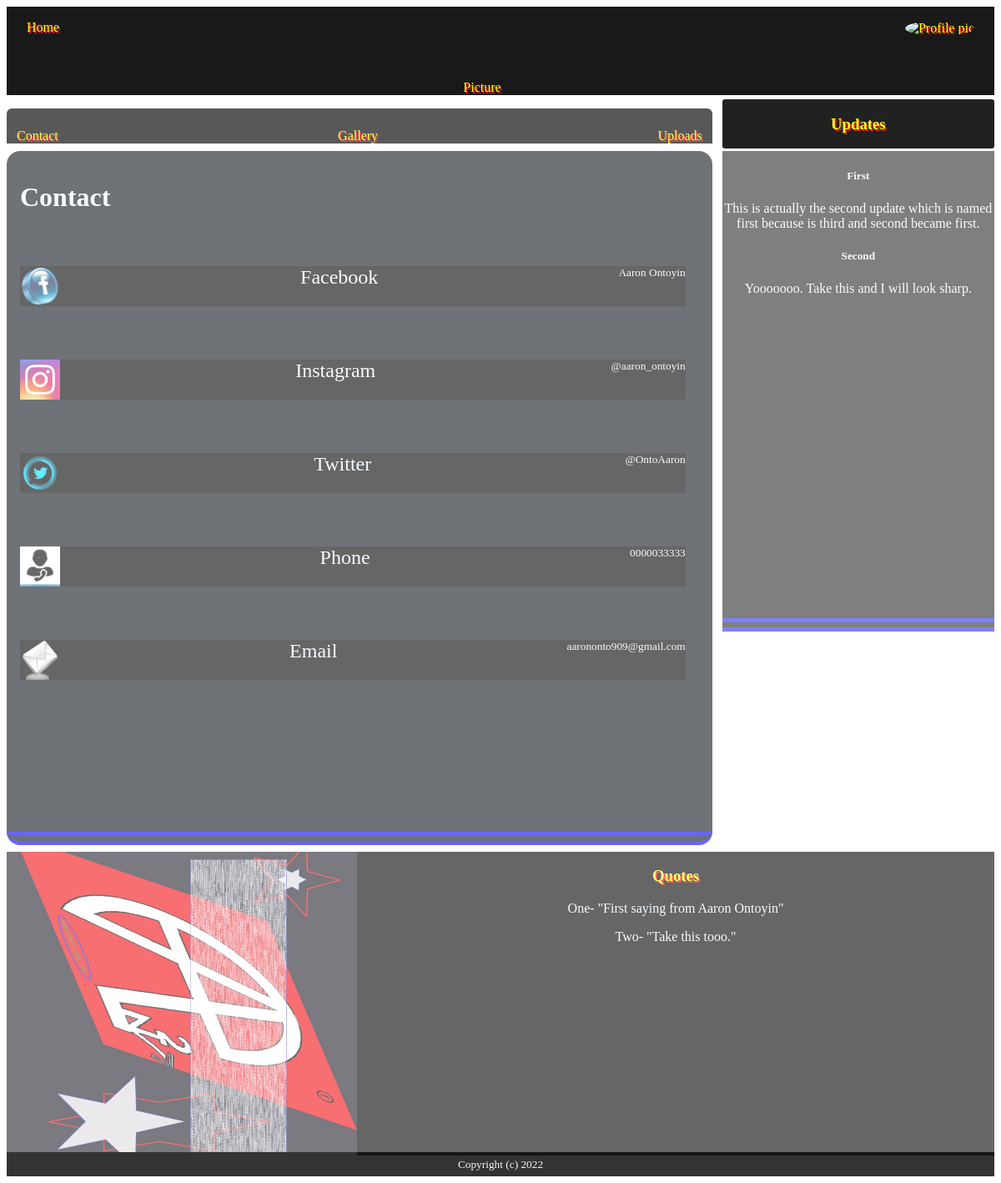
Page /contact/ on the committed database.
### base/models.py (models this page shows, shortened)
class Contact(models.Model):
    name = models.CharField(max_length=200)
    avatar = models.ImageField()
    source = models.URLField(blank=True)
    source_email = models.EmailField(blank=True)
    handle = models.CharField(max_length=200, blank=True)

class Update(models.Model):
    topic = models.CharField(max_length=200)
    information = models.TextField()

class Saying(models.Model):
    title = models.CharField(max_length=200)
    content = models.TextField()

### base/views.py (the view)
# urls.py: path('contact/', views.contact, name='contact'),
def contact(request):
    contacts = Contact.objects.all()
    context = {'contacts': contacts, 'saying': saying, 'updates': updates}
    return render(request, 'base/contact.html', context)

### base/templates/base/contact.html
{% extends 'main.html' %}
{% block content %}
<h1>Contact</h1>
{% for contact in contacts %}
<div class="contact">
    {% if contact.source %}
        <a href="{{ contact.source }}" target="_blank" class="contactInfo">
            <img src="{{ contact.avatar.url }}" alt="{{contact.name}} avatar">
            <span class="contactName">{{ contact.name }}</span>
            <small>{{ contact.handle }}</small>
        </a>
    {% elif contact.source_email %}
        <a href="mailto:{{ contact.source_email }}" target="_blank" class="contactInfo">
            <img src="{{ contact.avatar.url }}" alt="{{contact.name}} avatar">
            <span class="contactName">{{ contact.name }}</span>
            <small>{{ contact.handle }}</small>
        </a>
    {% else %}
        <a href="" class="contactInfo">
            <img src="{{ contact.avatar.url }}" alt="{{contact.name}} avatar">
            <span class="contactName">{{ contact.name }}</span>
            <small>{{ contact.handle }}</small>
        </a>
    {% endif %}
</div>
{% endfor %}
{% endblock content %}
{% block quote %}
    {% for say in saying%}
    <p>{{say.title}}- "{{say.content}}"</p>
    {% endfor %}
{% endblock quote %}
{% block updates %}
    {% for update in updates%}
        <h5>{{update.topic}}</h5>
        <p>{{update.information}}</p>
    {% endfor %}
{% endblock updates %}

### templates/main.html (shortened to what this page needs)
<!DOCTYPE html>
<html lang="en">
<head>
    {% load static %}
    <link rel="stylesheet" href="{% static 'base/styles/main.css' %}">
</head>
<body>
    <ul class="navBar1">
        <li>
            <a href="{% url 'index' %}" class="logo">
                Home
            </a>
        </li>
        <li class="navPic">
            Picture
        </li>
        <li style="float: right;" >
            <a href="{% url 'about' %}" class="about">
                <img src="{% static 'base/images/profile.jpg' %}" alt="Profile pic" class="profileAvatar">
            </a>
        </li>
    </ul>
    <div class="navBar2-updates">
        <div>
            <ul class="navBar2">
                <li><a href="{% url 'contact' %}">Contact</a></li>
                <li><a href="{% url 'gallery' %}">Gallery</a></li>
                <li><a href="{% url 'uploads' %}">Uploads</a></li>
            </ul>
        </div>
        <div class="updatesHeader">
            <h3>Updates</h3>
        </div>
    </div>
    <div class="workArea">
        <div class="blockContent">
            {% block content %}
            {% endblock content %}
        </div>
        <div class="updates">
           {% block updates %}
           {% endblock updates %}
        </div>
    </div>
    <div class="endPoint">
        <div class="bottomPic">
            <img class="bottomSymbol" src="{% static 'base/images/symbol.jpg' %}" alt="Aaron's symbol">
        </div>
        <div class="quotes">
            <h3 class="quotesTitle">Quotes</h3>
            {% block quote %}
            {% endblock quote %}
        </div>
    </div>
    <div class="copyright">
        <small>Copyright (c) 2022</small>
    </div>
</body>
</html>

### static/base/styles/main.css (style rules this page uses)
body { background-image: url("background.jpg"); background-size: cover; background-position: center; background-attachment: fixed; }
.navBar1 { list-style-type: none; display: flex; opacity: 0.9; justify-content: space-between; padding: 0; margin: 0; background-color: black; overflow: hidden; text-shadow: 1.5px 1.5px 0px red; }
.navBar1 li { color: yellow; }
.navBar1 li a { text-decoration: none; display: block; color: yellow; padding: 2vh 2vw; }
.navPic { padding-top: 11vh; }
.profileAvatar { vertical-align: middle; width: 6vw; height: 6vw; border-radius: 50%; }
.navBar2-updates { display: grid; grid-template-columns: 2.5fr 1fr; }
.updatesHeader { background-color: black; opacity: 0.87; margin-top: 0.6vh; margin-bottom: 0.3vh; margin-left: 1vw; color: yellow; text-shadow: 1.5px 1.5px 0px red; text-align: center; border-radius: 0.2rem; }
.navBar2 { list-style-type: none; display: flex; justify-content: space-between; overflow: hidden; background-color: rgb(19, 18, 18); opacity: 0.7; padding: 0; border-top-left-radius: 0.4rem; border-top-right-radius: 0.4rem; overflow: hidden; margin-bottom: 0; text-shadow: 1.5px 1.5px 0px red; }
.navBar2 li a { color: yellow; text-decoration: none; display: block; padding-top: 3vh; padding-left: 1vw; padding-right: 1vw; }
.workArea { display: grid; grid-template-columns: 2.5fr 1fr; }
.updates { overflow-y: scroll; background-color: black; opacity: 0.5; color: aliceblue; text-align: center; margin-top: 0; margin-left: 1vw; height: 70vh; border-bottom: 1rem double blue; }
.blockContent { display: block; height: 100vh; background-color: rgb(15, 21, 27); opacity: 0.6; margin-top: 0; padding-left: 1rem; padding-right: 2rem; padding-top: 2vh; border-radius: 1rem; border-bottom: 1rem double blue; overflow-y: scroll; color: aliceblue; }
.blockContent a { text-decoration: none; color: aliceblue; }
.blockContent a img { color: aliceblue; }
.endPoint { display: grid; grid-template-columns: 1fr 2fr; height: 45vh; margin-top: 1vh; }
.bottomSymbol { opacity: 0.6; height: 45vh; width: 35vw; }
.quotes { overflow-y: scroll; background-color: black; opacity: 0.6; color: aliceblue; text-align: center; }
.quotesTitle { color: yellow; text-shadow: 1.5px 1.5px 0px red; }
.copyright { background-color: black; color: aliceblue; text-align: center; margin: 0; padding: 0.7vh; opacity: 0.8; }
.contactInfo img { height: 4vw; width: 4vw; }
.contactInfo { margin-top: 8vh; display: flex; justify-content: space-between; }
.contact { background-color: black; }
.contactName { font-size: x-large; }

### rows in the picture
Contact: avatar (picture), name "Facebook", handle "Aaron Ontoyin"
Contact: avatar (picture), name "Instagram", handle "@aaron_ontoyin"
Contact: avatar (picture), name "Twitter", handle "@OntoAaron"
Contact: avatar (picture), name "Phone", handle "0000033333"
Contact: avatar (picture), name "Email", handle "aarononto909@gmail.com"
Update: topic "First", information "This is actually the second update which is named first because is third and second became first."
Update: topic "Second", information "Yooooooo. Take this and I will look sharp."
Saying: title "One", content "First saying from Aaron Ontoyin"
Saying: title "Two", content "Take this tooo."
